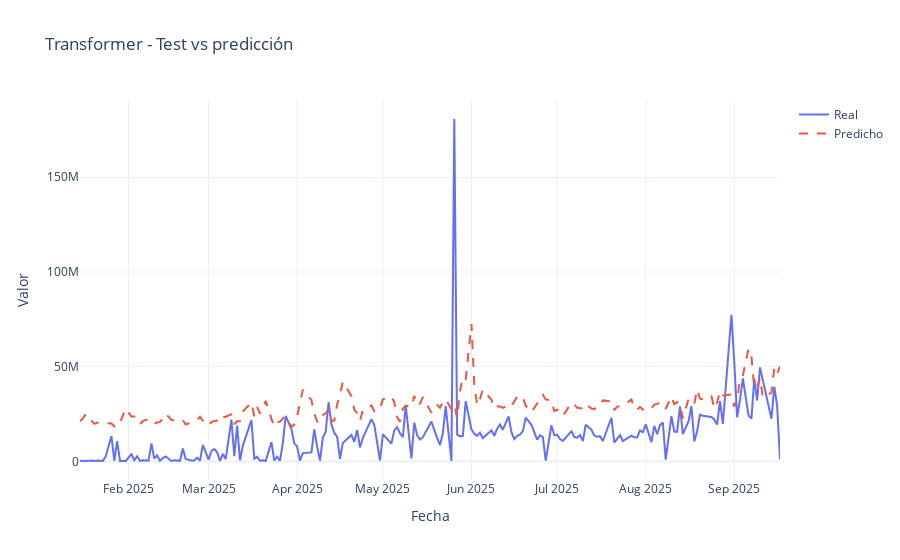

The cell this chart's notebook holds for it:
### Code cell
# Predicciones en ESCALA ESCALADA
y_test_pred_tf_scaled = model_tf.predict(X_test_tf).reshape(-1)
y_test_true_scaled    = y_test.reshape(-1)

# Volver a escala original
y_test_true_tf = scaler.inverse_transform(
    y_test_true_scaled.reshape(-1, 1)
).reshape(-1)

y_test_pred_tf = scaler.inverse_transform(
    y_test_pred_tf_scaled.reshape(-1, 1)
).reshape(-1)

metrics_tf = regression_metrics(y_test_true_tf, y_test_pred_tf)
print("Transformer – métricas test:", metrics_tf)

fig = plot_history_vs_pred(
    test_dates,
    y_test_true_tf,
    y_test_pred_tf,
    title="Transformer - Test vs predicción",
)
fig.show()

### Figure 1 — Plotly figure (JSON) as saved in the notebook; plotly's stock layout.template omitted (floating-point values rounded to 4 significant figures; data arrays with more than 128 entries replaced by an {"elided": "..."} marker saying what was removed)
{"data": [{"mode": "lines", "name": "Real", "type": "scatter", "x": {"elided": "199 str values"}, "y": {"elided": "199 float values"}}, {"line": {"dash": "dash"}, "mode": "lines", "name": "Predicho", "type": "scatter", "x": {"elided": "199 str values"}, "y": {"elided": "199 float values"}}], "layout": {"title": {"text": "Transformer - Test vs predicción"}, "xaxis": {"title": {"text": "Fecha"}}, "yaxis": {"title": {"text": "Valor"}}}}
